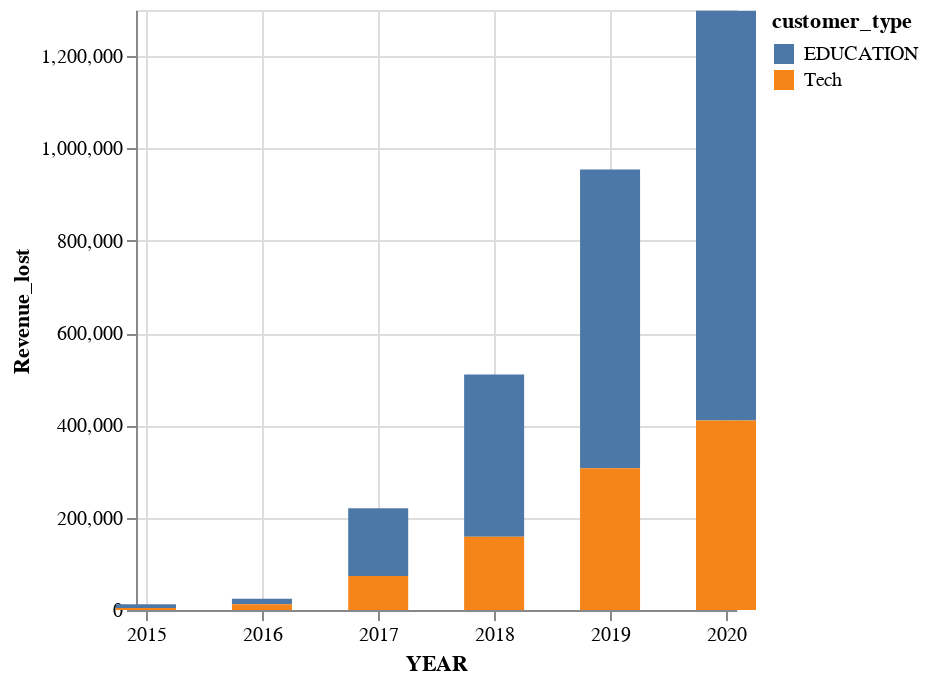

The notebook cell saved with this chart:
### Markdown cell above
Create a single stacked bar chart showing the revenue lost for both customer types over the years.

### Code cell
alt.Chart(yearly_lost_revenue.melt(id_vars=['YEAR'], var_name='customer_type', value_name='Revenue_lost')).mark_bar(size=30).encode(
    x='YEAR:T',
    y='Revenue_lost:Q',
    color='customer_type:N'
).properties(width=300)

### Figure 1 — Vega-Lite specification as saved in the notebook (floating-point values rounded to 4 significant figures)
{"config": {"view": {"continuousWidth": 400, "continuousHeight": 300}}, "data": {"name": "data-87073b69e6ff29d021d9917e5f362257"}, "mark": {"type": "bar", "size": 30}, "encoding": {"color": {"field": "customer_type", "type": "nominal"}, "x": {"field": "YEAR", "type": "temporal"}, "y": {"field": "Revenue_lost", "type": "quantitative"}}, "width": 300, "$schema": "https://vega.github.io/schema/vega-lite/v4.17.0.json", "datasets": {"data-87073b69e6ff29d021d9917e5f362257": [{"YEAR": "2015-01-01T00:00:00", "customer_type": "EDUCATION", "Revenue_lost": 8250.0}, {"YEAR": "2016-01-01T00:00:00", "customer_type": "EDUCATION", "Revenue_lost": 11790.0}, {"YEAR": "2017-01-01T00:00:00", "customer_type": "EDUCATION", "Revenue_lost": 146800.0}, {"YEAR": "2018-01-01T00:00:00", "customer_type": "EDUCATION", "Revenue_lost": 351600.0}, {"YEAR": "2019-01-01T00:00:00", "customer_type": "EDUCATION", "Revenue_lost": 647100.0}, {"YEAR": "2020-01-01T00:00:00", "customer_type": "EDUCATION", "Revenue_lost": 887900.0}, {"YEAR": "2015-01-01T00:00:00", "customer_type": "Tech", "Revenue_lost": 4264.0}, {"YEAR": "2016-01-01T00:00:00", "customer_type": "Tech", "Revenue_lost": 12370.0}, {"YEAR": "2017-01-01T00:00:00", "customer_type": "Tech", "Revenue_lost": 73500.0}, {"YEAR": "2018-01-01T00:00:00", "customer_type": "Tech", "Revenue_lost": 158600.0}, {"YEAR": "2019-01-01T00:00:00", "customer_type": "Tech", "Revenue_lost": 307200.0}, {"YEAR": "2020-01-01T00:00:00", "customer_type": "Tech", "Revenue_lost": 410500.0}]}}
